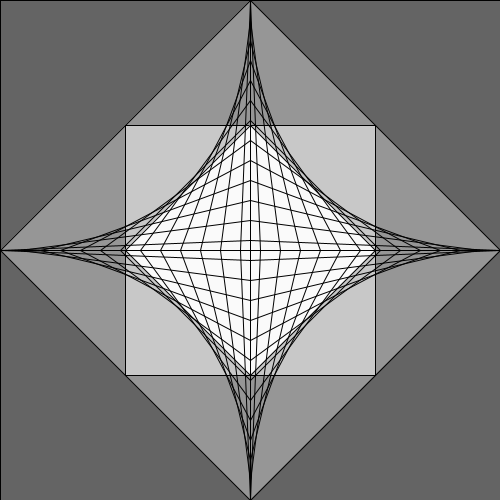
Frame 1 (no input)
Frame 60 (the mouse pressed at the canvas centre just before this capture): identical to frame 1, image omitted
Frame 120 (the mouse held since frame 60 and released just before this capture): identical to frame 1, image omitted

The Processing sketch that drew this single still picture (run headless with seeded random() and noise(); from frame 60 on, the mouse is pressed at the canvas centre):

// Processing sketch: tp0
// ── tp0.pde
void setup() {
  size(500, 500);
}
void draw() {
  background(150);
  
  //triangulos
  fill(100);
  triangle(0, 0, 0, height/2, width/2, 0);
  triangle(width, 0, width/2, 0, width, height/2);
  triangle(0, height, 0, height/2, width/2, height);
  triangle(width, height, width/2, height, width, height/2);
  fill(200);
  //rectangulo
  rect(width/4,height/4,250,250);
  fill(250);
  //cuadrilatero
  quad(width/2,height/4,width/4,height/2,width/2,375,375,height/2);

  stroke(0);
  //line vertical y horizontal
  line(0, height/2, 500, height/2);
  line(width/2, 0, width/2, 500);

  //derecha - arriba
  line(width/2, 0, 240, height/2);
  line(width/2, 20, 220, height/2);
  line(width/2, 40, 200, height/2);
  line(width/2, 60, 180, height/2);
  line(width/2, 80, 160, height/2);
  line(width/2, 100, 140, height/2);
  line(width/2, 120, 120, height/2);
  line(width/2, 140, 100, height/2);
  line(width/2, 160, 80, height/2);
  line(width/2, 180, 60, height/2);
  line(width/2, 200, 40, height/2);
  line(width/2, 220, 20, height/2);
  line(width/2, 240, 0, height/2);

  //zquierda - arriba
  line(width/2, 0, 260, height/2);
  line(width/2, 20, 280, height/2);
  line(width/2, 40, 300, height/2);
  line(width/2, 60, 320, height/2);
  line(width/2, 80, 340, height/2);
  line(width/2, 100, 360, height/2);
  line(width/2, 120, 380, height/2);
  line(width/2, 140, 400, height/2);
  line(width/2, 160, 420, height/2);
  line(width/2, 180, 440, height/2);
  line(width/2, 200, 460, height/2);
  line(width/2, 220, 480, height/2);
  line(width/2, 240, 500, height/2);

  //derecha - abajo
  line(500, height/2, width/2, 260);
  line(480, height/2, width/2, 280);
  line(460, height/2, width/2, 300);
  line(440, height/2, width/2, 320);
  line(420, height/2, width/2, 340);
  line(400, height/2, width/2, 360);
  line(380, height/2, width/2, 380);
  line(360, height/2, width/2, 400);
  line(340, height/2, width/2, 420);
  line(320, height/2, width/2, 440);
  line(300, height/2, width/2, 460);
  line(280, height/2, width/2, 480);
  line(260, height/2, width/2, 500);

  //izquierda - abajo
  line(0, height/2, width/2, 260);
  line(20, height/2, width/2, 280);
  line(40, height/2, width/2, 300);
  line(60, height/2, width/2, 320);
  line(80, height/2, width/2, 340);
  line(100, height/2, width/2, 360);
  line(120, height/2, width/2, 380);
  line(140, height/2, width/2, 400);
  line(160, height/2, width/2, 420);
  line(180, height/2, width/2, 440);
  line(200, height/2, width/2, 460);
  line(220, height/2, width/2, 480);
  line(240, height/2, width/2, 500);  
}
